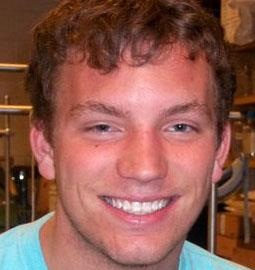
%> input picture src/assign1/me_andrew.jpg, 255 x 270 px; its folder holds 3 pictures in this run
$ octave assignment1gerst_part3.m   (GNU Octave 9; MATLAB toolbox functions it lacks are replaced by stand-ins)
%> lines starting %> are read from the running program, lines starting %| are printed output that depends on the picture
cd C:\Users\gerst\Documents\MATLAB\assign1
dir
x = imread('me_andrew.jpg');
%> x is the input picture: size 270x255x3 uint8; mean R, G, B 142.4, 90.5, 79.7
y = imread('friend1_kerry.jpg');
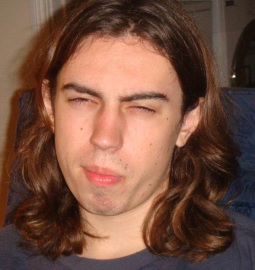
%> input picture src/assign1/friend1_kerry.jpg, 255 x 270 px
%> y is the input picture: size 270x255x3 uint8; mean R, G, B 118.8, 81.5, 65.8
z = imread('friend2_karolis.jpg');
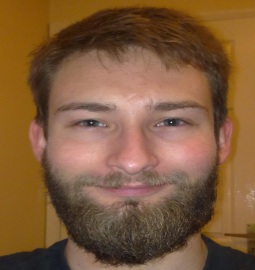
%> input picture src/assign1/friend2_karolis.jpg, 255 x 270 px
%> z is the input picture: size 270x255x3 uint8; mean R, G, B 127.3, 91.1, 60
xbw = rgb2gray(x);
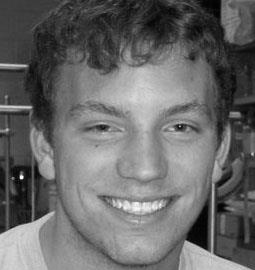
%> xbw: size 270x255 uint8; min 1, max 254, mean 104.8
ybw = rgb2gray(y);
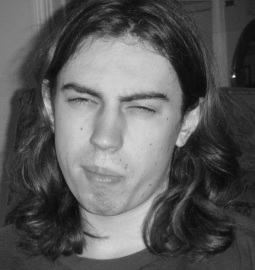
%> ybw: size 270x255 uint8; min 10, max 246, mean 90.9
zbw = rgb2gray(z);
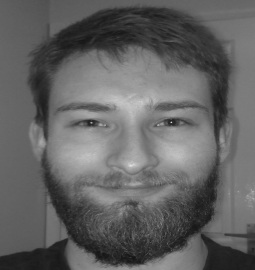
%> zbw: size 270x255 uint8; min 20, max 226, mean 98.4
x = double(xbw);
%> x: size 270x255 double
y = double(ybw);
%> y: size 270x255 double
z = double(zbw);
%> z: size 270x255 double
figure
imagesc((x+y+z)/3)
axis equal
colormap(gray(256))
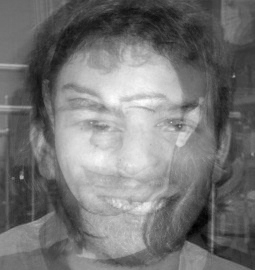
%> displayed picture: size 270x255x3, on the screen's scale of 0 to 255; min 0, max 255, mean 117.2
